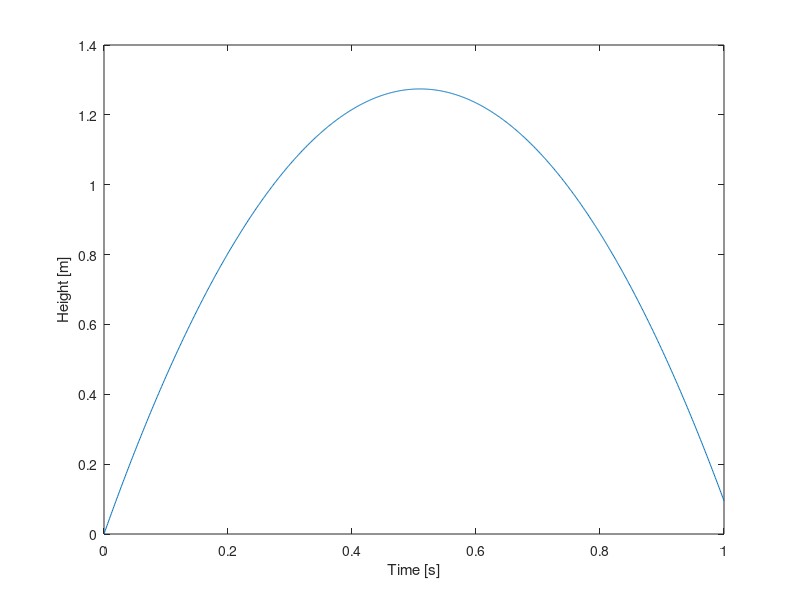

This chart was generated by the following MATLAB code:
v0 = 5; % initial velocity
g = 9.81; % gravitational acceleration

t = linspace(0, 1, 1001);

y = v0 * t - 0.5 * g * t .^ 2; % height

plot(t, y)
xlabel('Time [s]')
ylabel('Height [m]')